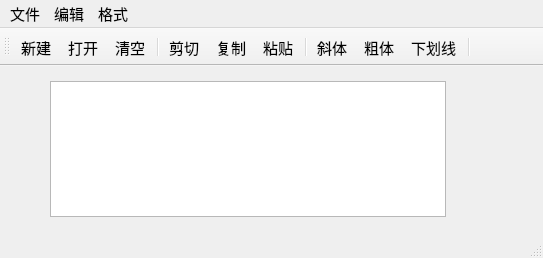
<?xml version="1.0" encoding="UTF-8"?>
<ui version="4.0">
 <class>QWMainWind</class>
 <widget class="QMainWindow" name="QWMainWind">
  <property name="geometry">
   <rect>
    <x>0</x>
    <y>0</y>
    <width>543</width>
    <height>258</height>
   </rect>
  </property>
  <property name="font">
   <font>
    <pointsize>11</pointsize>
   </font>
  </property>
  <property name="windowTitle">
   <string>QWMainWind</string>
  </property>
  <widget class="QWidget" name="centralWidget">
   <widget class="QTextEdit" name="txtEdit">
    <property name="geometry">
     <rect>
      <x>50</x>
      <y>15</y>
      <width>396</width>
      <height>136</height>
     </rect>
    </property>
    <property name="font">
     <font>
      <pointsize>16</pointsize>
     </font>
    </property>
   </widget>
  </widget>
  <widget class="QMenuBar" name="menuBar">
   <property name="geometry">
    <rect>
     <x>0</x>
     <y>0</y>
     <width>543</width>
     <height>20</height>
    </rect>
   </property>
   <widget class="QMenu" name="menu">
    <property name="title">
     <string>文件</string>
    </property>
    <addaction name="actNew"/>
    <addaction name="actOpen"/>
    <addaction name="separator"/>
    <addaction name="actClose"/>
   </widget>
   <widget class="QMenu" name="menu_2">
    <property name="title">
     <string>编辑</string>
    </property>
    <addaction name="actCut"/>
    <addaction name="actCopy"/>
    <addaction name="actPaste"/>
    <addaction name="separator"/>
    <addaction name="actClear"/>
   </widget>
   <widget class="QMenu" name="menu_3">
    <property name="title">
     <string>格式</string>
    </property>
    <addaction name="actFontBold"/>
    <addaction name="actFontItalic"/>
    <addaction name="actFontUnder"/>
    <addaction name="separator"/>
    <addaction name="actToolbarLab"/>
   </widget>
   <addaction name="menu"/>
   <addaction name="menu_2"/>
   <addaction name="menu_3"/>
  </widget>
  <widget class="QToolBar" name="mainToolBar">
   <property name="toolButtonStyle">
    <enum>Qt::ToolButtonStyle::ToolButtonTextUnderIcon</enum>
   </property>
   <attribute name="toolBarArea">
    <enum>TopToolBarArea</enum>
   </attribute>
   <attribute name="toolBarBreak">
    <bool>false</bool>
   </attribute>
   <addaction name="actNew"/>
   <addaction name="actOpen"/>
   <addaction name="actClear"/>
   <addaction name="separator"/>
   <addaction name="actCut"/>
   <addaction name="actCopy"/>
   <addaction name="actPaste"/>
   <addaction name="separator"/>
   <addaction name="actFontItalic"/>
   <addaction name="actFontBold"/>
   <addaction name="actFontUnder"/>
   <addaction name="separator"/>
  </widget>
  <widget class="QStatusBar" name="statusBar"/>
  <action name="actCut">
   <property name="icon">
    <iconset resource="res.qrc">
     <normaloff>:/images/images/cut.bmp</normaloff>:/images/images/cut.bmp</iconset>
   </property>
   <property name="text">
    <string>剪切</string>
   </property>
   <property name="toolTip">
    <string>剪切</string>
   </property>
   <property name="shortcut">
    <string>Ctrl+X</string>
   </property>
  </action>
  <action name="actCopy">
   <property name="icon">
    <iconset resource="res.qrc">
     <normaloff>:/images/images/120.bmp</normaloff>:/images/images/120.bmp</iconset>
   </property>
   <property name="text">
    <string>复制</string>
   </property>
   <property name="toolTip">
    <string>复制</string>
   </property>
   <property name="shortcut">
    <string>Ctrl+C</string>
   </property>
  </action>
  <action name="actPaste">
   <property name="icon">
    <iconset resource="res.qrc">
     <normaloff>:/images/images/paste.bmp</normaloff>:/images/images/paste.bmp</iconset>
   </property>
   <property name="text">
    <string>粘贴</string>
   </property>
   <property name="toolTip">
    <string>粘贴</string>
   </property>
   <property name="shortcut">
    <string>Ctrl+V</string>
   </property>
  </action>
  <action name="actFontBold">
   <property name="checkable">
    <bool>true</bool>
   </property>
   <property name="icon">
    <iconset resource="res.qrc">
     <normaloff>:/images/images/BLD.BMP</normaloff>:/images/images/BLD.BMP</iconset>
   </property>
   <property name="text">
    <string>粗体</string>
   </property>
   <property name="toolTip">
    <string>粗体</string>
   </property>
  </action>
  <action name="actFontItalic">
   <property name="checkable">
    <bool>true</bool>
   </property>
   <property name="icon">
    <iconset resource="res.qrc">
     <normaloff>:/images/images/ITL.BMP</normaloff>:/images/images/ITL.BMP</iconset>
   </property>
   <property name="text">
    <string>斜体</string>
   </property>
   <property name="toolTip">
    <string>斜体</string>
   </property>
  </action>
  <action name="actFontUnder">
   <property name="checkable">
    <bool>true</bool>
   </property>
   <property name="icon">
    <iconset resource="res.qrc">
     <normaloff>:/images/images/WORDUNDR.BMP</normaloff>:/images/images/WORDUNDR.BMP</iconset>
   </property>
   <property name="text">
    <string>下划线</string>
   </property>
   <property name="toolTip">
    <string>下划线</string>
   </property>
  </action>
  <action name="actClose">
   <property name="icon">
    <iconset resource="res.qrc">
     <normaloff>:/images/images/exit.bmp</normaloff>:/images/images/exit.bmp</iconset>
   </property>
   <property name="text">
    <string>退出</string>
   </property>
   <property name="toolTip">
    <string>退出</string>
   </property>
  </action>
  <action name="actOpen">
   <property name="icon">
    <iconset resource="res.qrc">
     <normaloff>:/images/images/open3.bmp</normaloff>:/images/images/open3.bmp</iconset>
   </property>
   <property name="text">
    <string>打开...</string>
   </property>
   <property name="toolTip">
    <string>打开文件</string>
   </property>
   <property name="shortcut">
    <string>Ctrl+O</string>
   </property>
  </action>
  <action name="actClear">
   <property name="icon">
    <iconset resource="res.qrc">
     <normaloff>:/images/images/103.bmp</normaloff>:/images/images/103.bmp</iconset>
   </property>
   <property name="text">
    <string>清空</string>
   </property>
   <property name="toolTip">
    <string>清空内容</string>
   </property>
  </action>
  <action name="actFont">
   <property name="icon">
    <iconset resource="res.qrc">
     <normaloff>:/images/images/20.ico</normaloff>:/images/images/20.ico</iconset>
   </property>
   <property name="text">
    <string>字体...</string>
   </property>
   <property name="toolTip">
    <string>字体设置</string>
   </property>
  </action>
  <action name="actNew">
   <property name="icon">
    <iconset resource="res.qrc">
     <normaloff>:/images/images/new2.bmp</normaloff>:/images/images/new2.bmp</iconset>
   </property>
   <property name="text">
    <string>新建</string>
   </property>
   <property name="shortcut">
    <string>Ctrl+N</string>
   </property>
  </action>
  <action name="actToolbarLab">
   <property name="checkable">
    <bool>true</bool>
   </property>
   <property name="checked">
    <bool>true</bool>
   </property>
   <property name="text">
    <string>显示工具栏文字标签</string>
   </property>
   <property name="menuRole">
    <enum>QAction::MenuRole::TextHeuristicRole</enum>
   </property>
  </action>
 </widget>
 <layoutdefault spacing="6" margin="11"/>
 <resources>
  <include location="res.qrc"/>
 </resources>
 <connections>
  <connection>
   <sender>actClose</sender>
   <signal>triggered()</signal>
   <receiver>QWMainWind</receiver>
   <slot>close()</slot>
   <hints>
    <hint type="sourcelabel">
     <x>-1</x>
     <y>-1</y>
    </hint>
    <hint type="destinationlabel">
     <x>422</x>
     <y>254</y>
    </hint>
   </hints>
  </connection>
  <connection>
   <sender>actClear</sender>
   <signal>triggered()</signal>
   <receiver>txtEdit</receiver>
   <slot>clear()</slot>
   <hints>
    <hint type="sourcelabel">
     <x>-1</x>
     <y>-1</y>
    </hint>
    <hint type="destinationlabel">
     <x>260</x>
     <y>256</y>
    </hint>
   </hints>
  </connection>
  <connection>
   <sender>actCut</sender>
   <signal>triggered()</signal>
   <receiver>txtEdit</receiver>
   <slot>cut()</slot>
   <hints>
    <hint type="sourcelabel">
     <x>-1</x>
     <y>-1</y>
    </hint>
    <hint type="destinationlabel">
     <x>260</x>
     <y>256</y>
    </hint>
   </hints>
  </connection>
  <connection>
   <sender>actCopy</sender>
   <signal>triggered()</signal>
   <receiver>txtEdit</receiver>
   <slot>copy()</slot>
   <hints>
    <hint type="sourcelabel">
     <x>-1</x>
     <y>-1</y>
    </hint>
    <hint type="destinationlabel">
     <x>260</x>
     <y>256</y>
    </hint>
   </hints>
  </connection>
  <connection>
   <sender>actPaste</sender>
   <signal>triggered()</signal>
   <receiver>txtEdit</receiver>
   <slot>paste()</slot>
   <hints>
    <hint type="sourcelabel">
     <x>-1</x>
     <y>-1</y>
    </hint>
    <hint type="destinationlabel">
     <x>260</x>
     <y>256</y>
    </hint>
   </hints>
  </connection>
 </connections>
</ui>
